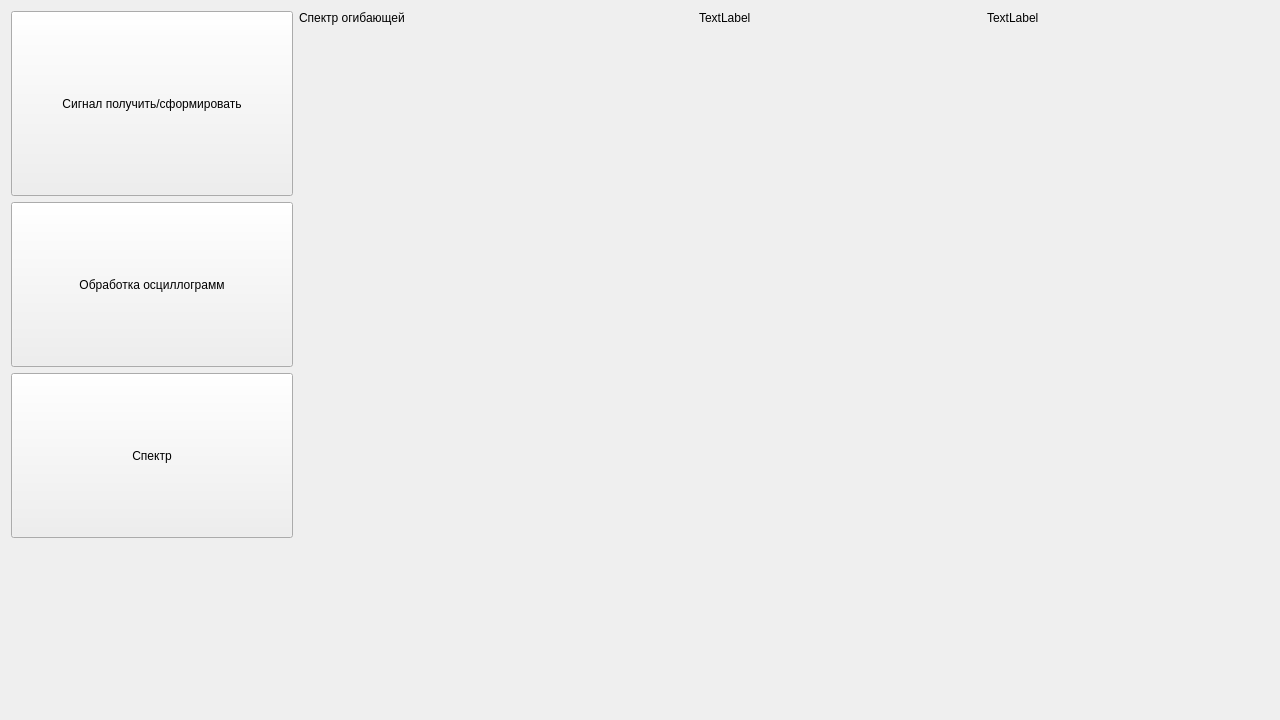
<?xml version="1.0" encoding="UTF-8"?>
<ui version="4.0">
 <class>SecondSpectrum</class>
 <widget class="QWidget" name="SecondSpectrum">
  <property name="geometry">
   <rect>
    <x>0</x>
    <y>0</y>
    <width>1280</width>
    <height>720</height>
   </rect>
  </property>
  <property name="windowTitle">
   <string>Спектр огибайющей</string>
  </property>
  <layout class="QGridLayout" name="gridLayout_2">
   <item row="1" column="1" rowspan="4" colspan="4">
    <widget class="QWidget" name="gridWidget" native="true">
     <property name="sizePolicy">
      <sizepolicy hsizetype="Minimum" vsizetype="Minimum">
       <horstretch>0</horstretch>
       <verstretch>0</verstretch>
      </sizepolicy>
     </property>
     <property name="sizeIncrement">
      <size>
       <width>0</width>
       <height>0</height>
      </size>
     </property>
     <property name="layoutDirection">
      <enum>Qt::LeftToRight</enum>
     </property>
     <layout class="QGridLayout" name="gridLayout">
      <property name="sizeConstraint">
       <enum>QLayout::SetDefaultConstraint</enum>
      </property>
     </layout>
    </widget>
   </item>
   <item row="0" column="3">
    <widget class="QLabel" name="label">
     <property name="sizePolicy">
      <sizepolicy hsizetype="Preferred" vsizetype="Maximum">
       <horstretch>0</horstretch>
       <verstretch>0</verstretch>
      </sizepolicy>
     </property>
     <property name="text">
      <string>TextLabel</string>
     </property>
    </widget>
   </item>
   <item row="0" column="0" rowspan="2">
    <widget class="QPushButton" name="pushButton">
     <property name="sizePolicy">
      <sizepolicy hsizetype="Minimum" vsizetype="Preferred">
       <horstretch>0</horstretch>
       <verstretch>0</verstretch>
      </sizepolicy>
     </property>
     <property name="text">
      <string>Сигнал получить/сформировать</string>
     </property>
    </widget>
   </item>
   <item row="0" column="4">
    <widget class="QLabel" name="label_2">
     <property name="text">
      <string>TextLabel</string>
     </property>
    </widget>
   </item>
   <item row="3" column="0">
    <widget class="QPushButton" name="pushButton_3">
     <property name="sizePolicy">
      <sizepolicy hsizetype="Minimum" vsizetype="Preferred">
       <horstretch>0</horstretch>
       <verstretch>0</verstretch>
      </sizepolicy>
     </property>
     <property name="text">
      <string>Спектр</string>
     </property>
    </widget>
   </item>
   <item row="0" column="1">
    <widget class="QLabel" name="label_3">
     <property name="sizePolicy">
      <sizepolicy hsizetype="Maximum" vsizetype="Maximum">
       <horstretch>0</horstretch>
       <verstretch>0</verstretch>
      </sizepolicy>
     </property>
     <property name="text">
      <string>Спектр огибающей</string>
     </property>
    </widget>
   </item>
   <item row="2" column="0">
    <widget class="QPushButton" name="pushButton_2">
     <property name="sizePolicy">
      <sizepolicy hsizetype="Minimum" vsizetype="Preferred">
       <horstretch>0</horstretch>
       <verstretch>0</verstretch>
      </sizepolicy>
     </property>
     <property name="text">
      <string>Обработка осциллограмм</string>
     </property>
    </widget>
   </item>
  </layout>
 </widget>
 <resources/>
 <connections/>
</ui>
